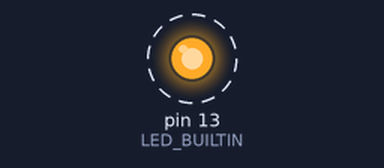
A sketch run on a simulated Arduino Uno, built with avr-gcc and run on an emulated ATmega328P. On the bench: output pins drawn as LEDs (lit = HIGH). Dashed ring = blinking.

Above: at 0.1 s.
Timing chart, 0 to 3.0 s (numbered marks = the images above):
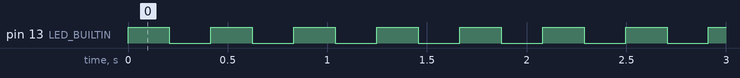

The sketch:

calc.ino
```cpp
#include <stdint.h>
uint8_t pause = 2000;


void setup() {

  // initialize digital pin LED_BUILTIN as an output.
  pinMode(LED_BUILTIN, OUTPUT);
}

void loop() {
  digitalWrite(LED_BUILTIN, HIGH);  // turn the LED on (HIGH is the voltage level)
  delay(pause);                      // wait for a second
  digitalWrite(LED_BUILTIN, LOW);   // turn the LED off by making the voltage LOW
  delay(pause);                      // wait for a second
}
```

Measured:
- by itself, pin 13 (LED_BUILTIN): alternates HIGH for 0.21 s and LOW for 0.21 s
